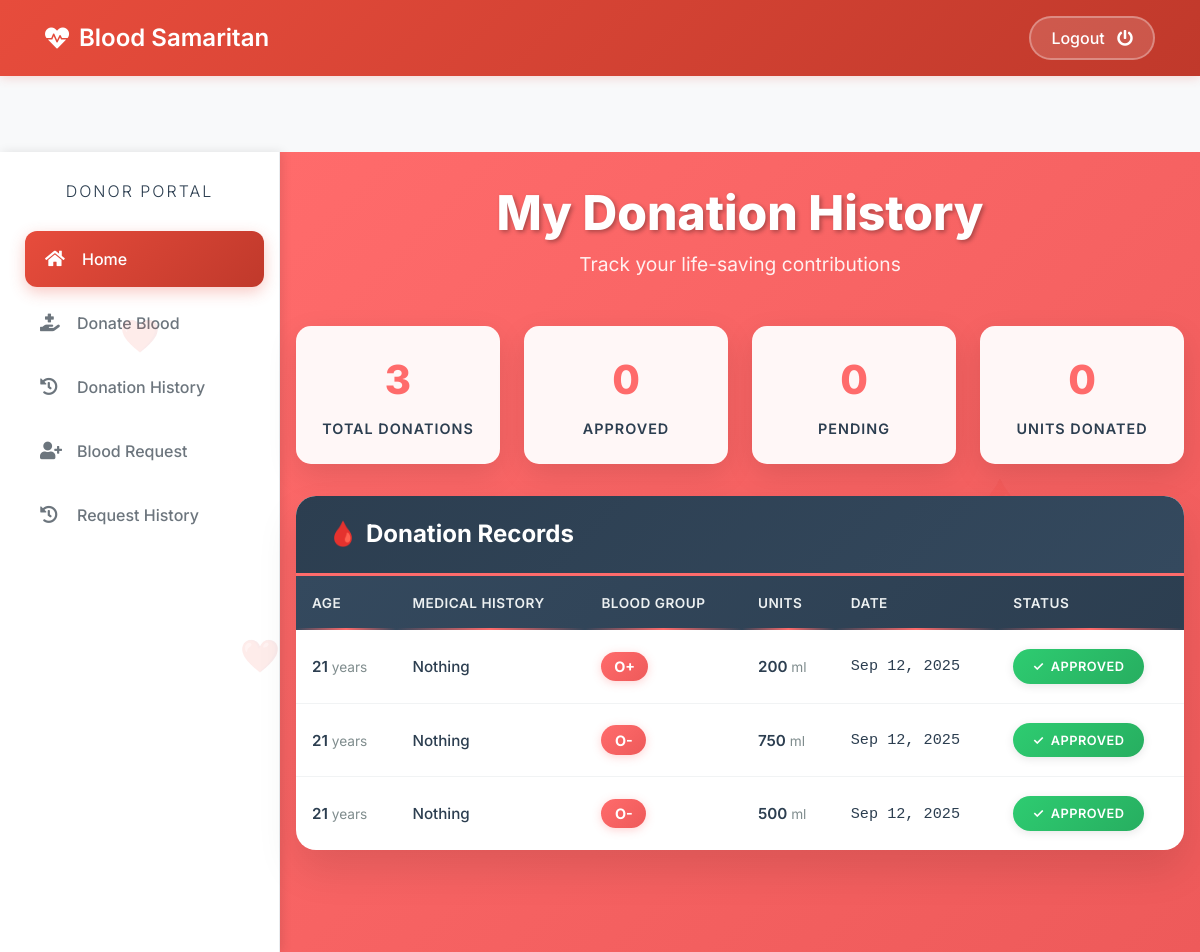
Before: /donor/donation-history (signed in) with the older database file.
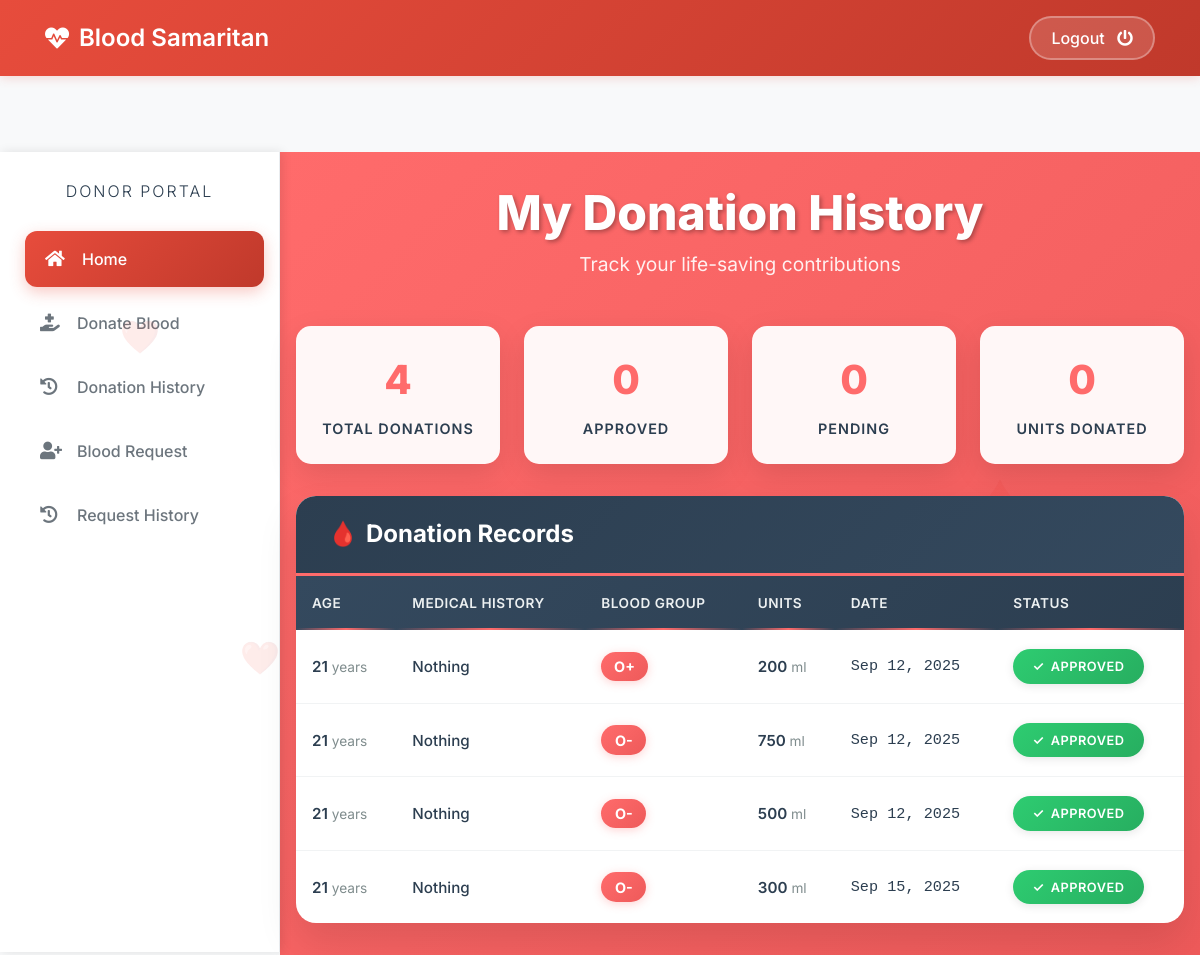
After: the same page with the newer database file.
### donor/models.py (models this page shows, shortened)
class BloodDonate(models.Model):
    donor=models.ForeignKey(Donor,on_delete=models.CASCADE)
    disease=models.CharField(max_length=100,default="Nothing")
    age=models.PositiveIntegerField()
    bloodgroup=models.CharField(max_length=10)
    unit=models.PositiveIntegerField(default=0)
    status=models.CharField(max_length=20,default="Pending")
    date=models.DateField(auto_now=True)

### donor/views.py (the view)
# urls.py: path('donation-history', views.donation_history_view,name='donation-history'),
def donation_history_view(request):
    donor= models.Donor.objects.get(user_id=request.user.id)
    donations=models.BloodDonate.objects.all().filter(donor=donor)
    return render(request,'donor/donation_history.html',{'donations':donations})

### templates/donor/donation_history.html (shortened to what the changed rows need)
    }, 100);{% extends 'donor/donorbase.html' %}
{% block content %}
{% load widget_tweaks %}
{%load static%}
<head>
</head>
<div class="donation-history-wrapper">
    <div class="history-container">
        <div class="page-header">
            <h1 class="page-title">My Donation History</h1>
        </div>
        <div class="stats-cards">
            <div class="stat-card">
                <span class="stat-number">{{ donations|length }}</span>
                <div class="stat-label">Total Donations</div>
            </div>
        </div>
        <div class="table-container">
            <div class="table-header">
                <h2 class="table-title">
                    <span>🩸</span>
                    Donation Records
                </h2>
            </div>
            <div class="table-responsive">
                {% if donations %}
                <table class="modern-table">
                    <thead>
                        <tr>
                            <th scope="col">Age</th>
                            <th scope="col">Medical History</th>
                            <th scope="col">Blood Group</th>
                            <th scope="col">Units</th>
                            <th scope="col">Date</th>
                            <th scope="col">Status</th>
                        </tr>
                    </thead>
                    <tbody>
                        {% for t in donations %}
                        <tr>
                            <td>
                                <span class="age-display">{{ t.age }}</span>
                            </td>
                            <td>
                                <span class="disease-display"
                                      {% if t.disease|length > 20 %}title="{{ t.disease }}"{% endif %}>
                                    {{ t.disease|truncatechars:25 }}
                                </span>
                            </td>
                            <td>
                                <span class="blood-group-badge">{{ t.bloodgroup }}</span>
                            </td>
                            <td>
                                <span class="unit-display">{{ t.unit }}</span>
                            </td>
                            <td>
                                <span class="date-display">{{ t.date|date:"M d, Y" }}</span>
                            </td>
                            <td>
                                {% if t.status == 'Approved' %}
                                    <span class="status-badge status-approved">
                                        <span>✓</span>
                                        Approved
                                    </span>
                                {% elif t.status == 'Rejected' %}
                                    <span class="status-badge status-rejected">
                                        <span>✕</span>
                                        Rejected
                                    </span>
                                {% else %}
                                    <span class="status-badge status-pending">
                                        <span>⏳</span>
                                        Pending
                                    </span>
                                {% endif %}
                            </td>
                        </tr>
                        {% endfor %}
                    </tbody>
                </table>
                {% endif %}
            </div>
        </div>
    </div>
</div>
{% endblock content %}

Changed rows visible on the page:
added BloodDonate: age "21", disease "Nothing", bloodgroup "O-", unit "300", date "Sep 15, 2025", status "APPROVED"
Other visible differences:
{{ donations|length }}: "3" → "4"
